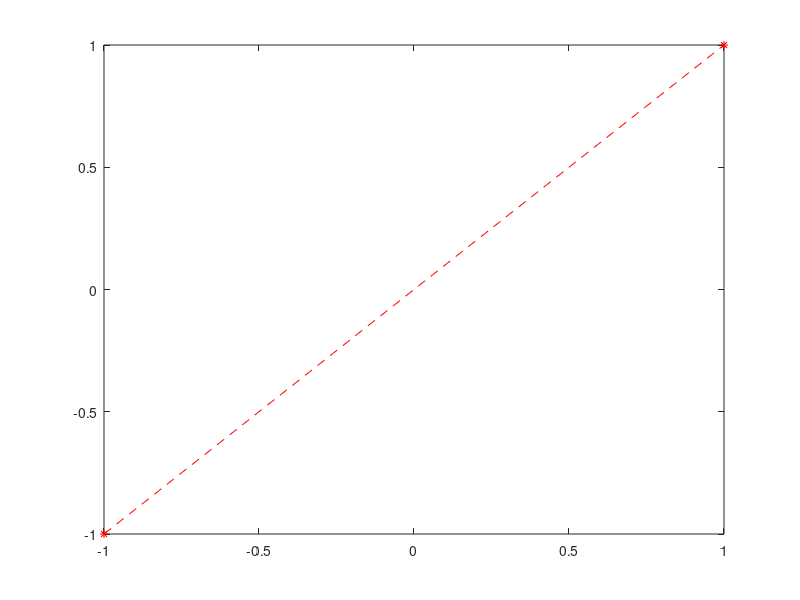

This chart was generated by the following MATLAB code:
segment = [-1.0, -1.0;
1.0, 1.0];

figure;
plot(segment(:, 1), segment(:, 2), 'r--');
hold on;
plot(segment(:, 1), segment(:, 2), 'r*');
